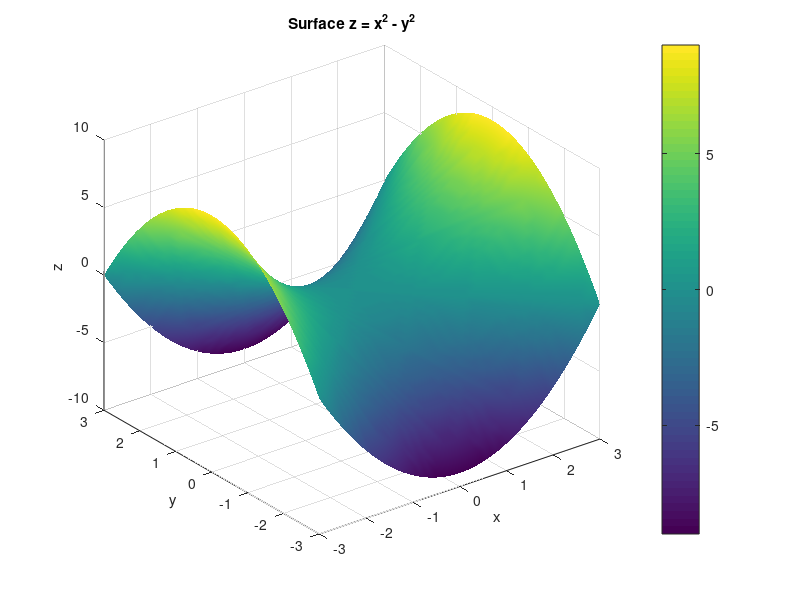

MATLAB code for this plot:
function ex3_surface_hyperbolic()
% Surface z = x^2 - y^2
[X,Y] = meshgrid(-3:0.1:3,-3:0.1:3);
Z = X.^2 - Y.^2;
figure;
surf(X,Y,Z);
shading interp;
colorbar;
title('Surface z = x^2 - y^2');
xlabel('x'); ylabel('y'); zlabel('z');
end
